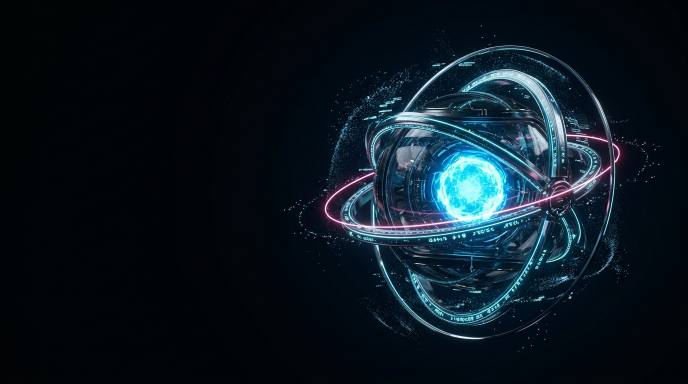
#> input picture assets/saif-ai-core-source.jpg, 1376 x 768 px (shown at 1/2 size)
$ python generate_saif_ai_assets.py
#> lines starting #> are read from the running program, lines starting #| are printed output that depends on the picture
#!/usr/bin/env python3
"""
SAIF AI Futuristic Visual Asset Generator — 10-Second Storyboard Edition
Palette: Jet Black (#05070B) × Cerulean Blue Neon (#00A6FF) × Neon Rose (#FF3D81)
Supporting Neutrals: Deep Charcoal (#0B1018), Steel Gray (#8995A7), Soft White (#EAF3FF)

Produces:
1. assets/github-banner.png (1500x500px Ultra-HD Static Banner)
2. assets/github-motion.gif (960x320px 10-Second Looping Animation with 5-Phase Storyboard)
3. assets/github-motion-fallback.png (960x320px High-Resolution Fallback Frame)
4. assets/project-portfolio.png (Concept Thumbnail)
5. assets/project-attendance.png (Concept Thumbnail)
6. assets/project-pos.png (Concept Thumbnail)
7. assets/project-automation.png (Concept Thumbnail)
"""

import os
import math
from PIL import Image, ImageDraw, ImageFont, ImageFilter

SCRIPT_DIR = os.path.dirname(os.path.abspath(__file__))
BASE_DIR = os.path.dirname(SCRIPT_DIR)

# Local source core image
LOCAL_SOURCE_CORE = os.path.join(BASE_DIR, "assets", "saif-ai-core-source.jpg")
FALLBACK_SOURCE_CORE = r"C:\Users\IQRA TRADERS\.gemini\antigravity-ide\brain\c85c6d22-1b6b-4a95-b1e1-44485999aa28\saif_ai_core_centerpiece_1792927930660.jpg"

def get_core_path():
    if os.path.exists(LOCAL_SOURCE_CORE):
        return LOCAL_SOURCE_CORE
    if os.path.exists(FALLBACK_SOURCE_CORE):
        return FALLBACK_SOURCE_CORE
    return None

# Strict Palette
JET_BLACK = (5, 7, 11)           # #05070B
DEEP_CHARCOAL = (11, 16, 24)     # #0B1018
CERULEAN_BLUE = (0, 166, 255)    # #00A6FF
NEON_ROSE = (255, 61, 129)       # #FF3D81
SOFT_WHITE = (234, 243, 255)     # #EAF3FF
STEEL_GRAY = (137, 149, 167)     # #8995A7
BORDER_MUTED = (28, 38, 52)      # #1C2634

def get_font(name="segoeuib.ttf", size=32):
    try:
        p = os.path.join(r"C:\Windows\Fonts", name)
        if os.path.exists(p):
            return ImageFont.truetype(p, size)
    except Exception:
        pass
    return ImageFont.load_default()

def draw_circuit_grid(draw, width, height, step=40, color=(16, 24, 36, 50)):
    for x in range(0, width, step):
        draw.line([(x, 0), (x, height)], fill=color, width=1)
    for y in range(0, height, step):
        draw.line([(0, y), (width, y)], fill=color, width=1)

def draw_corner_ticks(draw, rect, length=14, color=CERULEAN_BLUE, width=2):
    x0, y0, x1, y1 = rect
    draw.line([(x0, y0), (x0 + length, y0)], fill=color, width=width)
    draw.line([(x0, y0), (x0, y0 + length)], fill=color, width=width)
    draw.line([(x1 - length, y0), (x1, y0)], fill=color, width=width)
    draw.line([(x1, y0), (x1, y0 + length)], fill=color, width=width)
    draw.line([(x0, y1), (x0 + length, y1)], fill=color, width=width)
    draw.line([(x0, y1 - length), (x0, y1)], fill=color, width=width)
    draw.line([(x1 - length, y1), (x1, y1)], fill=color, width=width)
    draw.line([(x1, y1 - length), (x1, y1)], fill=color, width=width)

def draw_rotated_ellipse(draw, center, rx, ry, angle_deg, outline, width=1):
    """Draws a tilted ellipse approximating a 3D orbital holographic ring"""
    cx, cy = center
    rad = math.radians(angle_deg)
    cos_a = math.cos(rad)
    sin_a = math.sin(rad)

    num_pts = 72
    points = []
    for i in range(num_pts + 1):
        theta = (2 * math.pi * i) / num_pts
        ex = rx * math.cos(theta)
        ey = ry * math.sin(theta)
        # 2D rotation matrix
        rx_rot = ex * cos_a - ey * sin_a
        ry_rot = ex * sin_a + ey * cos_a
        points.append((cx + rx_rot, cy + ry_rot))

    for i in range(len(points) - 1):
        draw.line([points[i], points[i+1]], fill=outline, width=width)

# =====================================================================
# 1. STATIC HERO BANNER (1500x500px Ultra-HD)
# =====================================================================
def create_static_banner():
    width, height = 1500, 500
    banner = Image.new("RGBA", (width, height), JET_BLACK + (255,))
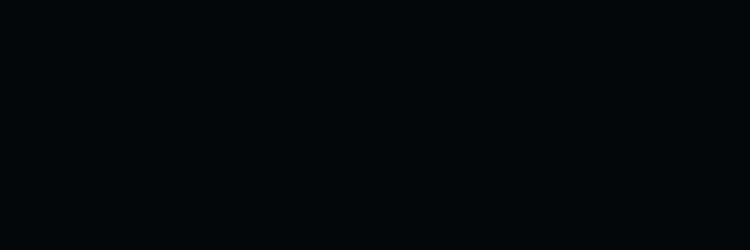
#> banner: PIL image 1500x500 RGBA (shown at 1/2 size); mean R, G, B, A 5, 7, 11, 255

    # Circuit Grid
    grid_layer = Image.new("RGBA", (width, height), (0, 0, 0, 0))
#> grid_layer: PIL image 1500x500 RGBA; every value is 0
    g_draw = ImageDraw.Draw(grid_layer)
    draw_circuit_grid(g_draw, width, height, step=45, color=(18, 28, 42, 65))
    banner = Image.alpha_composite(banner, grid_layer)

    # Composite AI Core on Right
    core_path = get_core_path()
    if core_path and os.path.exists(core_path):
        core_img = Image.open(core_path).convert("RGBA")
        ch = 480
        cw = int(core_img.width * (ch / float(core_img.height)))
        core_resized = core_img.resize((cw, ch), Image.Resampling.LANCZOS)
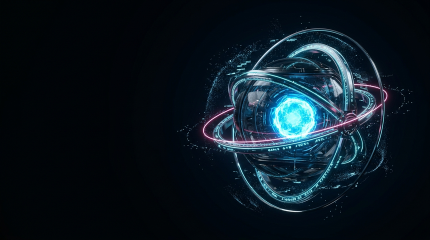
#> core_resized: PIL image 860x480 RGBA (shown at 1/2 size); mean R, G, B, A 11.8, 24.3, 33.4, 255

        # Horizontal cosine fade mask on left edge
        mask = Image.new("L", (cw, ch), 0)
#> mask: PIL image 860x480 L; every value is 0
        mask_pix = mask.load()
        fade_w = int(cw * 0.42)
        for y in range(ch):
            yf = 1.0
            if y < 20: yf = y / 20.0
            elif y > ch - 20: yf = (ch - y) / 20.0
            for x in range(cw):
                if x < fade_w:
                    xf = 0.5 - 0.5 * math.cos((x / float(fade_w)) * math.pi)
                else:
                    xf = 1.0
                mask_pix[x, y] = int(255 * xf * yf)

        pos_x = width - cw + 10
        pos_y = (height - ch) // 2
        banner.paste(core_resized, (pos_x, pos_y), mask)
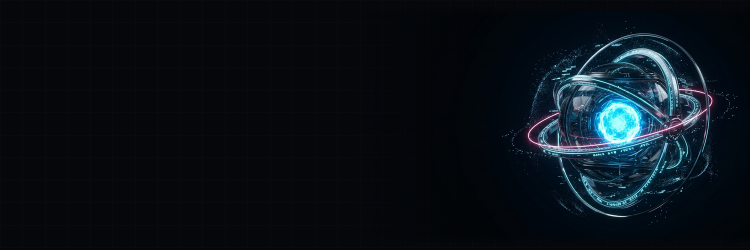
#> banner: PIL image 1500x500 RGBA (shown at 1/2 size); mean R, G, B, A 9.4, 17, 24, 255

    # Ambient Volumetric Bloom
    glow = Image.new("RGBA", (width, height), (0, 0, 0, 0))
    g_draw = ImageDraw.Draw(glow)
    g_draw.ellipse([width - 560, height - 370, width + 50, height + 160], fill=(0, 166, 255, 38))
    g_draw.ellipse([width - 360, height - 280, width, height + 50], fill=(255, 61, 129, 22))
    glow = glow.filter(ImageFilter.GaussianBlur(75))
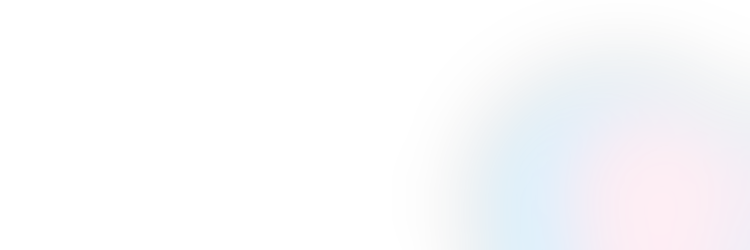
#> glow: PIL image 1500x500 RGBA (shown at 1/2 size); mean R, G, B, A 27.3, 28.3, 47.2, 7.3; transparent parts drawn white
    banner = Image.alpha_composite(banner, glow)
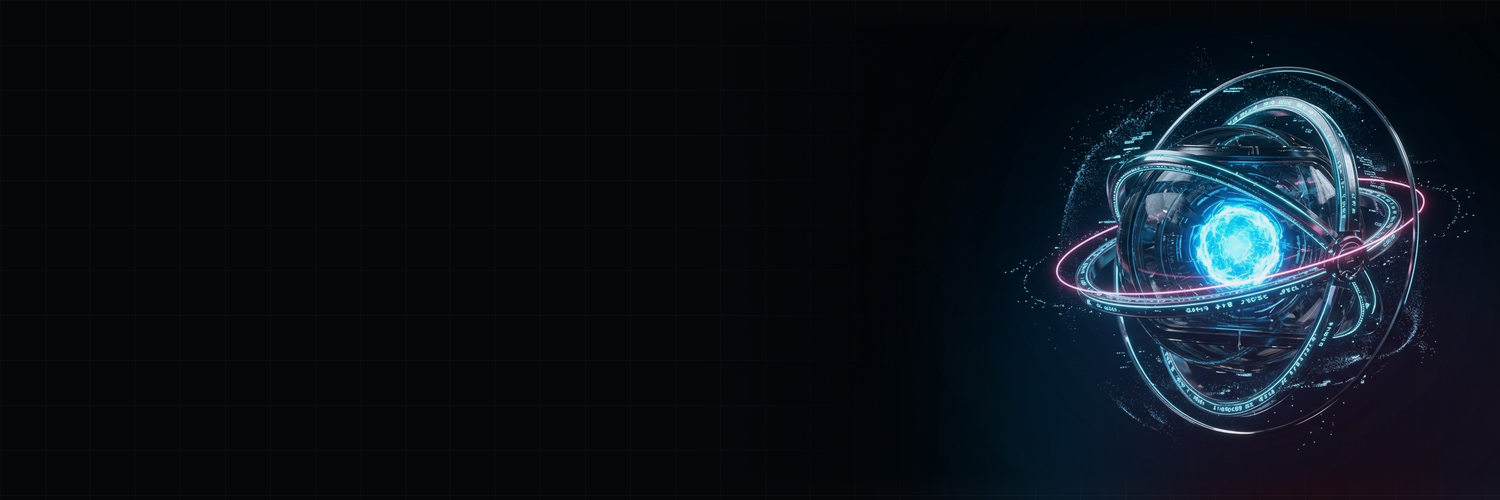
#> banner: PIL image 1500x500 RGBA; mean R, G, B, A 11.5, 18.5, 26.8, 255

    # Holographic Ring Overlay
    holo = Image.new("RGBA", (width, height), (0, 0, 0, 0))
    h_draw = ImageDraw.Draw(holo)
    core_cx = width - 260
    core_cy = height // 2
    draw_rotated_ellipse(h_draw, (core_cx, core_cy), 220, 65, -28, CERULEAN_BLUE + (120,), width=2)
#> (the rest of the program and of its run is left out)
